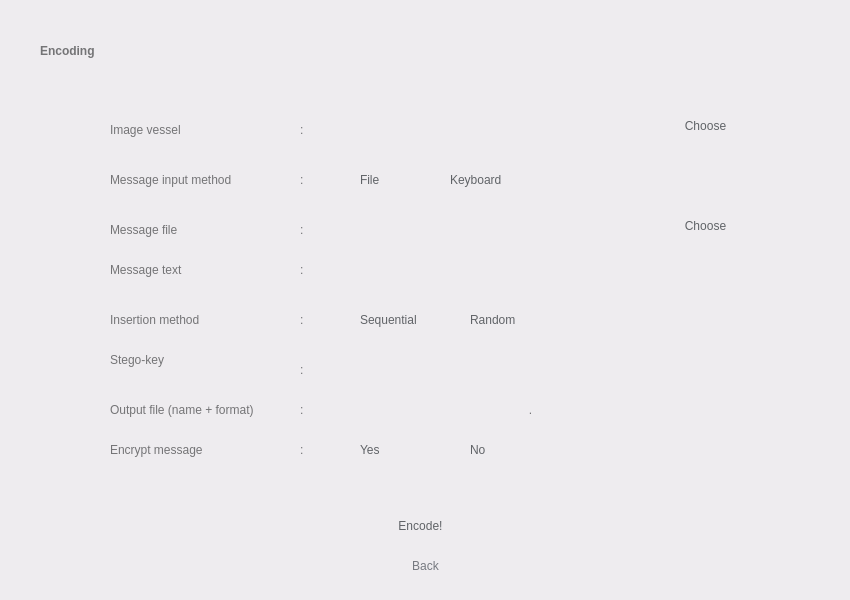
<?xml version="1.0" encoding="UTF-8"?>
<ui version="4.0">
 <class>Widget</class>
 <widget class="QWidget" name="Widget">
  <property name="geometry">
   <rect>
    <x>0</x>
    <y>0</y>
    <width>850</width>
    <height>600</height>
   </rect>
  </property>
  <property name="windowTitle">
   <string>Widget</string>
  </property>
  <property name="styleSheet">
   <string notr="true">background-color: rgb(238, 236, 239);</string>
  </property>
  <widget class="QWidget" name="widget1" native="true">
   <property name="geometry">
    <rect>
     <x>0</x>
     <y>0</y>
     <width>850</width>
     <height>600</height>
    </rect>
   </property>
   <property name="styleSheet">
    <string notr="true">QWidget#widget1 {background-color: rgb(246, 245, 247);};

</string>
   </property>
   <widget class="QLabel" name="label">
    <property name="geometry">
     <rect>
      <x>40</x>
      <y>30</y>
      <width>241</width>
      <height>41</height>
     </rect>
    </property>
    <property name="styleSheet">
     <string notr="true">background-color: rgba(255, 255, 255, 0);
color: rgb(116, 116, 118);
font: 36pt &quot;Product Sans&quot;;
font-weight: bold;
</string>
    </property>
    <property name="text">
     <string>Encoding</string>
    </property>
    <property name="alignment">
     <set>Qt::AlignLeading|Qt::AlignLeft|Qt::AlignVCenter</set>
    </property>
   </widget>
   <widget class="QPushButton" name="goButton">
    <property name="geometry">
     <rect>
      <x>340</x>
      <y>500</y>
      <width>161</width>
      <height>51</height>
     </rect>
    </property>
    <property name="styleSheet">
     <string notr="true">font: 17pt &quot;Product Sans&quot;;
color: rgb(96, 99, 103);
border-radius: 25px;
</string>
    </property>
    <property name="text">
     <string>Encode!</string>
    </property>
   </widget>
   <widget class="QLabel" name="label_4">
    <property name="geometry">
     <rect>
      <x>110</x>
      <y>120</y>
      <width>101</width>
      <height>20</height>
     </rect>
    </property>
    <property name="styleSheet">
     <string notr="true">background-color: rgba(255, 255, 255, 0);
font: 15pt &quot;Product Sans&quot;;
color: rgb(116, 116, 118);</string>
    </property>
    <property name="text">
     <string>Image vessel</string>
    </property>
    <property name="alignment">
     <set>Qt::AlignLeading|Qt::AlignLeft|Qt::AlignVCenter</set>
    </property>
   </widget>
   <widget class="QRadioButton" name="inputButton_1">
    <property name="geometry">
     <rect>
      <x>340</x>
      <y>170</y>
      <width>61</width>
      <height>20</height>
     </rect>
    </property>
    <property name="styleSheet">
     <string notr="true">font: 15pt &quot;Product Sans&quot;;
border-radius: 4px;
color: rgb(96, 99, 103);
background-color: rgba(255, 255, 255, 0);
</string>
    </property>
    <property name="text">
     <string>File</string>
    </property>
    <property name="autoExclusive">
     <bool>true</bool>
    </property>
    <attribute name="buttonGroup">
     <string notr="true">buttonGroup</string>
    </attribute>
   </widget>
   <widget class="QRadioButton" name="inputButton_2">
    <property name="geometry">
     <rect>
      <x>430</x>
      <y>170</y>
      <width>101</width>
      <height>20</height>
     </rect>
    </property>
    <property name="styleSheet">
     <string notr="true">font: 15pt &quot;Product Sans&quot;;
background-color: rgba(255, 255, 255, 0);
border-radius: 4px;
color: rgb(96, 99, 103);
</string>
    </property>
    <property name="text">
     <string>Keyboard</string>
    </property>
    <attribute name="buttonGroup">
     <string notr="true">buttonGroup</string>
    </attribute>
   </widget>
   <widget class="QLineEdit" name="vesselField">
    <property name="geometry">
     <rect>
      <x>320</x>
      <y>110</y>
      <width>341</width>
      <height>31</height>
     </rect>
    </property>
    <property name="styleSheet">
     <string notr="true">border-radius: 2px;
padding-left: 10px;
color: rgb(116, 116, 118);
</string>
    </property>
    <property name="readOnly">
     <bool>true</bool>
    </property>
   </widget>
   <widget class="QLineEdit" name="inputFileField">
    <property name="geometry">
     <rect>
      <x>320</x>
      <y>210</y>
      <width>341</width>
      <height>31</height>
     </rect>
    </property>
    <property name="styleSheet">
     <string notr="true">border-radius: 2px;
padding-left: 10px;
color: rgb(116, 116, 118);
</string>
    </property>
    <property name="readOnly">
     <bool>true</bool>
    </property>
   </widget>
   <widget class="QLineEdit" name="stegoKeyField">
    <property name="geometry">
     <rect>
      <x>320</x>
      <y>350</y>
      <width>201</width>
      <height>31</height>
     </rect>
    </property>
    <property name="styleSheet">
     <string notr="true">border-radius: 2px;
padding-left: 10px;
color: rgb(116, 116, 118);
</string>
    </property>
   </widget>
   <widget class="QLineEdit" name="inputKeyboardField">
    <property name="geometry">
     <rect>
      <x>320</x>
      <y>250</y>
      <width>341</width>
      <height>31</height>
     </rect>
    </property>
    <property name="styleSheet">
     <string notr="true">border-radius: 2px;
padding-left: 10px;
color: rgb(116, 116, 118);
</string>
    </property>
    <property name="readOnly">
     <bool>true</bool>
    </property>
   </widget>
   <widget class="QPushButton" name="inputFileButton">
    <property name="geometry">
     <rect>
      <x>670</x>
      <y>210</y>
      <width>71</width>
      <height>31</height>
     </rect>
    </property>
    <property name="styleSheet">
     <string notr="true">font: 15pt &quot;Product Sans&quot;;
color: rgb(96, 99, 103);
border-radius: 15px;
</string>
    </property>
    <property name="text">
     <string>Choose</string>
    </property>
   </widget>
   <widget class="QRadioButton" name="insButton_2">
    <property name="geometry">
     <rect>
      <x>450</x>
      <y>310</y>
      <width>101</width>
      <height>20</height>
     </rect>
    </property>
    <property name="styleSheet">
     <string notr="true">font: 15pt &quot;Product Sans&quot;;
background-color: rgba(255, 255, 255, 0);
border-radius: 4px;
color: rgb(96, 99, 103);
</string>
    </property>
    <property name="text">
     <string>Random</string>
    </property>
    <attribute name="buttonGroup">
     <string notr="true">buttonGroup_2</string>
    </attribute>
   </widget>
   <widget class="QRadioButton" name="insButton_1">
    <property name="geometry">
     <rect>
      <x>340</x>
      <y>310</y>
      <width>101</width>
      <height>20</height>
     </rect>
    </property>
    <property name="styleSheet">
     <string notr="true">font: 15pt &quot;Product Sans&quot;;
border-radius: 4px;
color: rgb(96, 99, 103);
background-color: rgba(255, 255, 255, 0);
</string>
    </property>
    <property name="text">
     <string>Sequential</string>
    </property>
    <attribute name="buttonGroup">
     <string notr="true">buttonGroup_2</string>
    </attribute>
   </widget>
   <widget class="QLineEdit" name="outputFileField">
    <property name="geometry">
     <rect>
      <x>320</x>
      <y>390</y>
      <width>201</width>
      <height>31</height>
     </rect>
    </property>
    <property name="styleSheet">
     <string notr="true">border-radius: 2px;
padding-left: 10px;
color: rgb(116, 116, 118);
</string>
    </property>
   </widget>
   <widget class="QLineEdit" name="outputFormatField">
    <property name="geometry">
     <rect>
      <x>540</x>
      <y>390</y>
      <width>121</width>
      <height>31</height>
     </rect>
    </property>
    <property name="styleSheet">
     <string notr="true">border-radius: 2px;
padding-left: 10px;
color: rgb(116, 116, 118);
</string>
    </property>
   </widget>
   <widget class="QPushButton" name="vesselButton">
    <property name="geometry">
     <rect>
      <x>670</x>
      <y>110</y>
      <width>71</width>
      <height>31</height>
     </rect>
    </property>
    <property name="styleSheet">
     <string notr="true">font: 15pt &quot;Product Sans&quot;;
color: rgb(96, 99, 103);
border-radius: 15px;
</string>
    </property>
    <property name="text">
     <string>Choose</string>
    </property>
   </widget>
   <widget class="QLabel" name="label_5">
    <property name="geometry">
     <rect>
      <x>520</x>
      <y>400</y>
      <width>21</width>
      <height>20</height>
     </rect>
    </property>
    <property name="styleSheet">
     <string notr="true">background-color: rgba(255, 255, 255, 0);
font: 15pt &quot;Product Sans&quot;;
color: rgb(116, 116, 118);</string>
    </property>
    <property name="text">
     <string>.</string>
    </property>
    <property name="alignment">
     <set>Qt::AlignCenter</set>
    </property>
   </widget>
   <widget class="QRadioButton" name="encButton_1">
    <property name="geometry">
     <rect>
      <x>340</x>
      <y>440</y>
      <width>101</width>
      <height>20</height>
     </rect>
    </property>
    <property name="styleSheet">
     <string notr="true">font: 15pt &quot;Product Sans&quot;;
border-radius: 4px;
color: rgb(96, 99, 103);
background-color: rgba(255, 255, 255, 0);
</string>
    </property>
    <property name="text">
     <string>Yes</string>
    </property>
    <attribute name="buttonGroup">
     <string notr="true">buttonGroup_3</string>
    </attribute>
   </widget>
   <widget class="QRadioButton" name="encButton_2">
    <property name="geometry">
     <rect>
      <x>450</x>
      <y>440</y>
      <width>101</width>
      <height>20</height>
     </rect>
    </property>
    <property name="styleSheet">
     <string notr="true">font: 15pt &quot;Product Sans&quot;;
background-color: rgba(255, 255, 255, 0);
border-radius: 4px;
color: rgb(96, 99, 103);
</string>
    </property>
    <property name="text">
     <string>No</string>
    </property>
    <attribute name="buttonGroup">
     <string notr="true">buttonGroup_3</string>
    </attribute>
   </widget>
   <widget class="QLabel" name="label_6">
    <property name="geometry">
     <rect>
      <x>110</x>
      <y>170</y>
      <width>171</width>
      <height>20</height>
     </rect>
    </property>
    <property name="styleSheet">
     <string notr="true">background-color: rgba(255, 255, 255, 0);
font: 15pt &quot;Product Sans&quot;;
color: rgb(116, 116, 118);</string>
    </property>
    <property name="text">
     <string>Message input method</string>
    </property>
    <property name="alignment">
     <set>Qt::AlignLeading|Qt::AlignLeft|Qt::AlignVCenter</set>
    </property>
   </widget>
   <widget class="QLabel" name="label_7">
    <property name="geometry">
     <rect>
      <x>110</x>
      <y>220</y>
      <width>171</width>
      <height>20</height>
     </rect>
    </property>
    <property name="styleSheet">
     <string notr="true">background-color: rgba(255, 255, 255, 0);
font: 15pt &quot;Product Sans&quot;;
color: rgb(116, 116, 118);</string>
    </property>
    <property name="text">
     <string>Message file</string>
    </property>
    <property name="alignment">
     <set>Qt::AlignLeading|Qt::AlignLeft|Qt::AlignVCenter</set>
    </property>
   </widget>
   <widget class="QLabel" name="label_8">
    <property name="geometry">
     <rect>
      <x>110</x>
      <y>260</y>
      <width>171</width>
      <height>20</height>
     </rect>
    </property>
    <property name="styleSheet">
     <string notr="true">background-color: rgba(255, 255, 255, 0);
font: 15pt &quot;Product Sans&quot;;
color: rgb(116, 116, 118);</string>
    </property>
    <property name="text">
     <string>Message text</string>
    </property>
    <property name="alignment">
     <set>Qt::AlignLeading|Qt::AlignLeft|Qt::AlignVCenter</set>
    </property>
   </widget>
   <widget class="QLabel" name="label_9">
    <property name="geometry">
     <rect>
      <x>110</x>
      <y>310</y>
      <width>171</width>
      <height>20</height>
     </rect>
    </property>
    <property name="styleSheet">
     <string notr="true">background-color: rgba(255, 255, 255, 0);
font: 15pt &quot;Product Sans&quot;;
color: rgb(116, 116, 118);</string>
    </property>
    <property name="text">
     <string>Insertion method</string>
    </property>
    <property name="alignment">
     <set>Qt::AlignLeading|Qt::AlignLeft|Qt::AlignVCenter</set>
    </property>
   </widget>
   <widget class="QLabel" name="label_10">
    <property name="geometry">
     <rect>
      <x>110</x>
      <y>350</y>
      <width>171</width>
      <height>20</height>
     </rect>
    </property>
    <property name="styleSheet">
     <string notr="true">background-color: rgba(255, 255, 255, 0);
font: 15pt &quot;Product Sans&quot;;
color: rgb(116, 116, 118);</string>
    </property>
    <property name="text">
     <string>Stego-key</string>
    </property>
    <property name="alignment">
     <set>Qt::AlignLeading|Qt::AlignLeft|Qt::AlignVCenter</set>
    </property>
   </widget>
   <widget class="QLabel" name="label_11">
    <property name="geometry">
     <rect>
      <x>110</x>
      <y>400</y>
      <width>181</width>
      <height>20</height>
     </rect>
    </property>
    <property name="styleSheet">
     <string notr="true">background-color: rgba(255, 255, 255, 0);
font: 15pt &quot;Product Sans&quot;;
color: rgb(116, 116, 118);</string>
    </property>
    <property name="text">
     <string>Output file (name + format)</string>
    </property>
    <property name="alignment">
     <set>Qt::AlignLeading|Qt::AlignLeft|Qt::AlignVCenter</set>
    </property>
   </widget>
   <widget class="QLabel" name="label_12">
    <property name="geometry">
     <rect>
      <x>300</x>
      <y>260</y>
      <width>16</width>
      <height>20</height>
     </rect>
    </property>
    <property name="styleSheet">
     <string notr="true">background-color: rgba(255, 255, 255, 0);
font: 15pt &quot;Product Sans&quot;;
color: rgb(116, 116, 118);</string>
    </property>
    <property name="text">
     <string>:</string>
    </property>
    <property name="alignment">
     <set>Qt::AlignLeading|Qt::AlignLeft|Qt::AlignVCenter</set>
    </property>
   </widget>
   <widget class="QLabel" name="label_13">
    <property name="geometry">
     <rect>
      <x>300</x>
      <y>220</y>
      <width>16</width>
      <height>20</height>
     </rect>
    </property>
    <property name="styleSheet">
     <string notr="true">background-color: rgba(255, 255, 255, 0);
font: 15pt &quot;Product Sans&quot;;
color: rgb(116, 116, 118);</string>
    </property>
    <property name="text">
     <string>:</string>
    </property>
    <property name="alignment">
     <set>Qt::AlignLeading|Qt::AlignLeft|Qt::AlignVCenter</set>
    </property>
   </widget>
   <widget class="QLabel" name="label_14">
    <property name="geometry">
     <rect>
      <x>300</x>
      <y>120</y>
      <width>16</width>
      <height>20</height>
     </rect>
    </property>
    <property name="styleSheet">
     <string notr="true">background-color: rgba(255, 255, 255, 0);
font: 15pt &quot;Product Sans&quot;;
color: rgb(116, 116, 118);</string>
    </property>
    <property name="text">
     <string>:</string>
    </property>
    <property name="alignment">
     <set>Qt::AlignLeading|Qt::AlignLeft|Qt::AlignVCenter</set>
    </property>
   </widget>
   <widget class="QLabel" name="label_15">
    <property name="geometry">
     <rect>
      <x>300</x>
      <y>170</y>
      <width>16</width>
      <height>20</height>
     </rect>
    </property>
    <property name="styleSheet">
     <string notr="true">background-color: rgba(255, 255, 255, 0);
font: 15pt &quot;Product Sans&quot;;
color: rgb(116, 116, 118);</string>
    </property>
    <property name="text">
     <string>:</string>
    </property>
    <property name="alignment">
     <set>Qt::AlignLeading|Qt::AlignLeft|Qt::AlignVCenter</set>
    </property>
   </widget>
   <widget class="QLabel" name="label_16">
    <property name="geometry">
     <rect>
      <x>300</x>
      <y>310</y>
      <width>16</width>
      <height>20</height>
     </rect>
    </property>
    <property name="styleSheet">
     <string notr="true">background-color: rgba(255, 255, 255, 0);
font: 15pt &quot;Product Sans&quot;;
color: rgb(116, 116, 118);</string>
    </property>
    <property name="text">
     <string>:</string>
    </property>
    <property name="alignment">
     <set>Qt::AlignLeading|Qt::AlignLeft|Qt::AlignVCenter</set>
    </property>
   </widget>
   <widget class="QLabel" name="label_17">
    <property name="geometry">
     <rect>
      <x>300</x>
      <y>360</y>
      <width>16</width>
      <height>20</height>
     </rect>
    </property>
    <property name="styleSheet">
     <string notr="true">background-color: rgba(255, 255, 255, 0);
font: 15pt &quot;Product Sans&quot;;
color: rgb(116, 116, 118);</string>
    </property>
    <property name="text">
     <string>:</string>
    </property>
    <property name="alignment">
     <set>Qt::AlignLeading|Qt::AlignLeft|Qt::AlignVCenter</set>
    </property>
   </widget>
   <widget class="QLabel" name="label_18">
    <property name="geometry">
     <rect>
      <x>300</x>
      <y>400</y>
      <width>16</width>
      <height>20</height>
     </rect>
    </property>
    <property name="styleSheet">
     <string notr="true">background-color: rgba(255, 255, 255, 0);
font: 15pt &quot;Product Sans&quot;;
color: rgb(116, 116, 118);</string>
    </property>
    <property name="text">
     <string>:</string>
    </property>
    <property name="alignment">
     <set>Qt::AlignLeading|Qt::AlignLeft|Qt::AlignVCenter</set>
    </property>
   </widget>
   <widget class="QLabel" name="label_19">
    <property name="geometry">
     <rect>
      <x>110</x>
      <y>440</y>
      <width>181</width>
      <height>20</height>
     </rect>
    </property>
    <property name="styleSheet">
     <string notr="true">background-color: rgba(255, 255, 255, 0);
font: 15pt &quot;Product Sans&quot;;
color: rgb(116, 116, 118);</string>
    </property>
    <property name="text">
     <string>Encrypt message</string>
    </property>
    <property name="alignment">
     <set>Qt::AlignLeading|Qt::AlignLeft|Qt::AlignVCenter</set>
    </property>
   </widget>
   <widget class="QLabel" name="label_20">
    <property name="geometry">
     <rect>
      <x>300</x>
      <y>440</y>
      <width>16</width>
      <height>20</height>
     </rect>
    </property>
    <property name="styleSheet">
     <string notr="true">background-color: rgba(255, 255, 255, 0);
font: 15pt &quot;Product Sans&quot;;
color: rgb(116, 116, 118);</string>
    </property>
    <property name="text">
     <string>:</string>
    </property>
    <property name="alignment">
     <set>Qt::AlignLeading|Qt::AlignLeft|Qt::AlignVCenter</set>
    </property>
   </widget>
   <widget class="QPushButton" name="backButton">
    <property name="geometry">
     <rect>
      <x>390</x>
      <y>550</y>
      <width>71</width>
      <height>31</height>
     </rect>
    </property>
    <property name="styleSheet">
     <string notr="true">font: 12pt &quot;Product Sans&quot;;
color: rgb(118, 121, 128);
background-color: rgba(255, 255, 255, 0);
border-radius: 15px;
</string>
    </property>
    <property name="text">
     <string>Back</string>
    </property>
   </widget>
  </widget>
 </widget>
 <resources/>
 <connections/>
 <buttongroups>
  <buttongroup name="buttonGroup_2"/>
  <buttongroup name="buttonGroup_3"/>
  <buttongroup name="buttonGroup"/>
 </buttongroups>
</ui>
